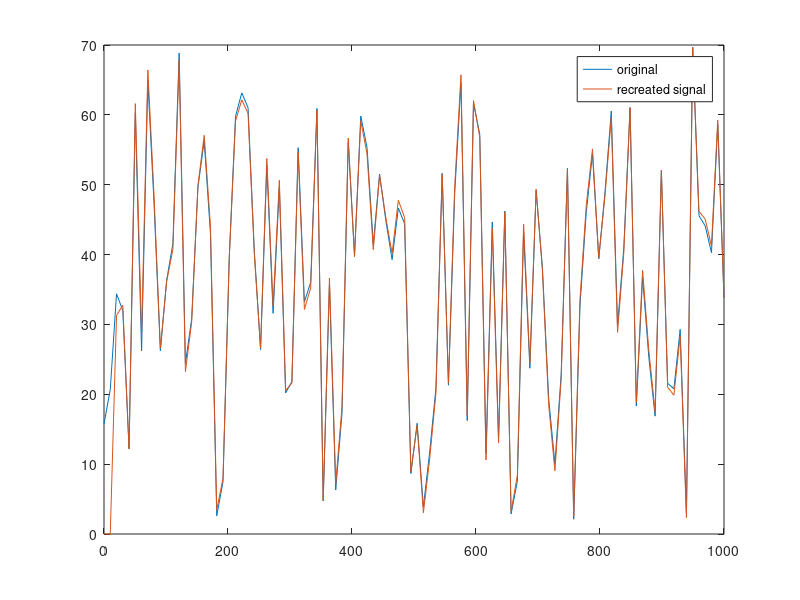

Reproduce this figure in MATLAB.
clear all
clc
close all

%% generate data

n = 100;                   % num of points
p = 3;                      % filter order
t = linspace(0,1000,n);     % time    
omega  = 1;                % freq
s = sin(2*pi*omega*t)       % sine wave
SNR = -20;
noise = sqrt(0.5)*rand(n,1)
noise = filter(100,1,noise);
%s = s/sqrt(var(s)/(10^(SNR/10)*var(noise)));
%    disp(['Calculated SNR = ' num2str(10*log10(var(s)/var(noise)))])
signal = s+noise';

%% recursive estimation filtering

p = 2 ;                      % filter order
lambda = 1.0  ;              % forgetting factor
del = 1.0
invlambda = 1/lambda;

w = zeros(p,1);
x = signal;
e = x*0;
est_sig = [];
P  = del*eye(p);

% algorithm taken from wikipedia

for ii  = p:n
    y = noise(ii:-1:ii-p+1);
    est_sig(ii) = y'*w;
    e(ii) = x(ii) - y'*w;
    K = P*y*pinv(lambda+y'*P*y);
    P = invlambda*(P-K*y'*P);
    w = w+K*e(ii);
end
    
figure()
plot(t,x)
hold on
plot(t,est_sig)
legend('original','recreated signal')